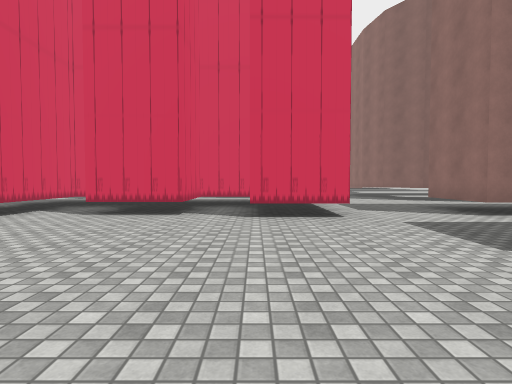
View 1 (above)

24 first-person views from a walk through a scene from a Unity 3-D project. The camera is 1.3 m above the floor, tilts 2° down and sees 80° across. The floor is counted in squares, 2 m on a side. Each view is taken from the middle of a square. On the plan, view 1 faces up. The plan holds only what a view shows up to about 10 squares ahead; the rest is blank. The place goes on beyond the plan. Some surface patterns are stand-ins.

View 2
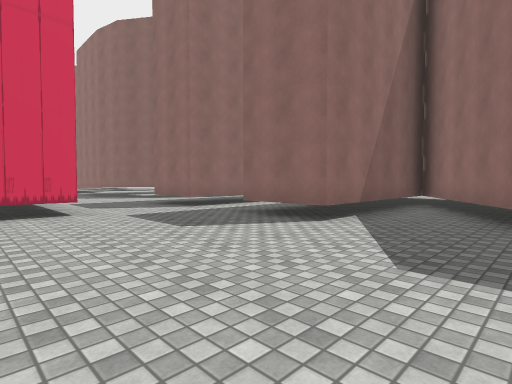

View 3
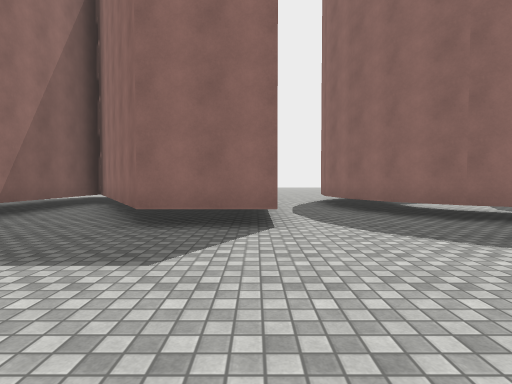

View 4
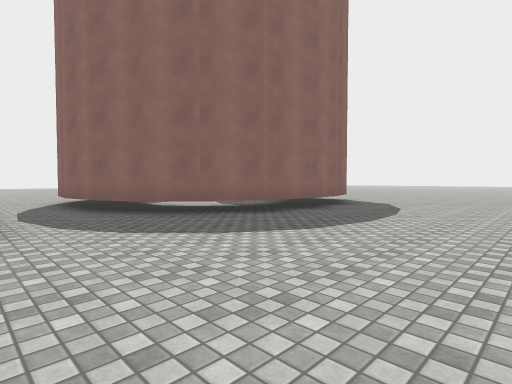

View 5
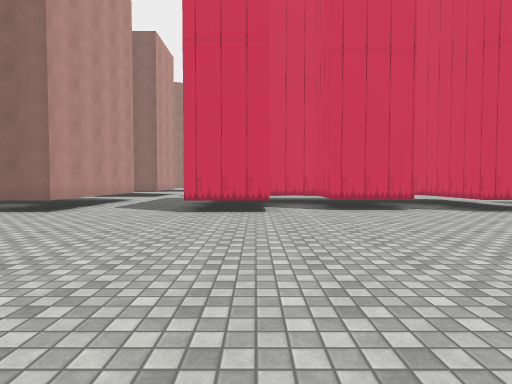

View 6
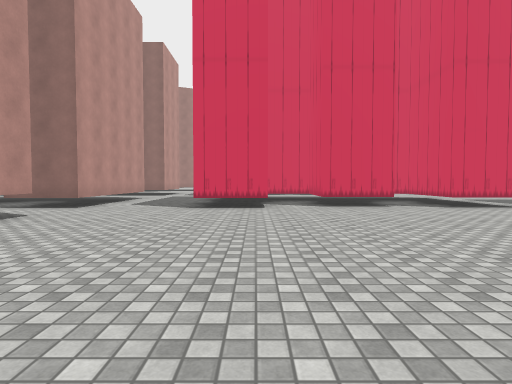

View 7
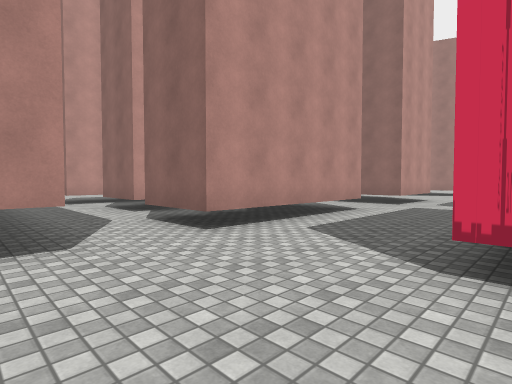

View 8
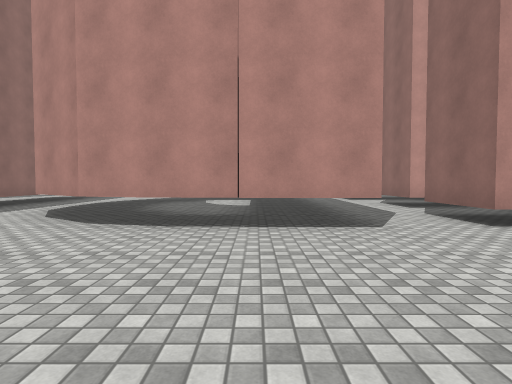

View 9
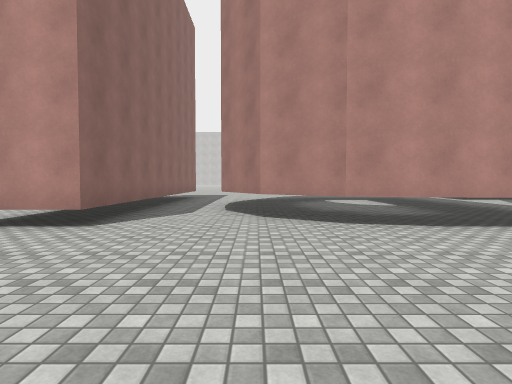

View 10
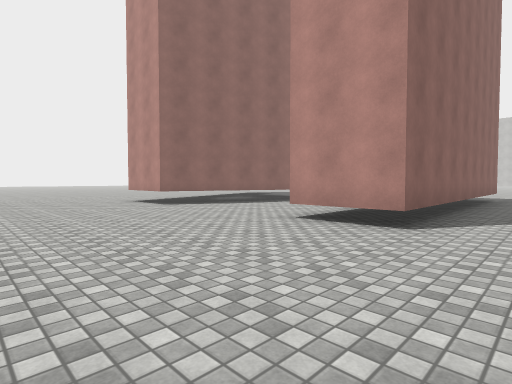

View 11
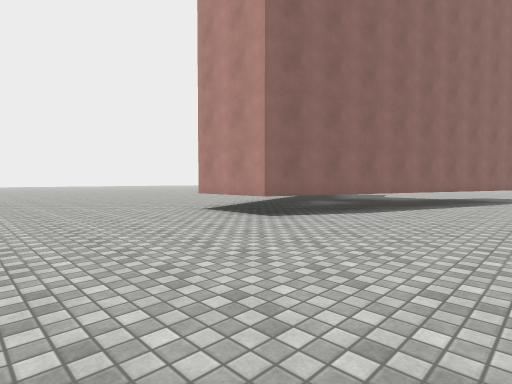

View 12
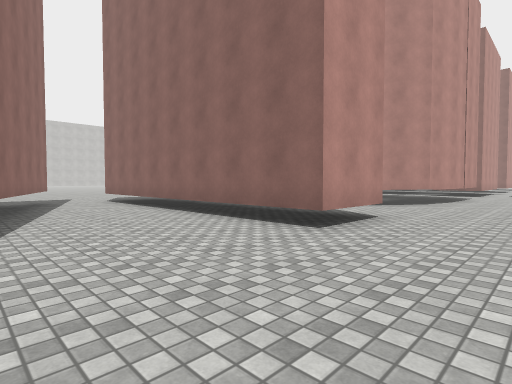

View 13
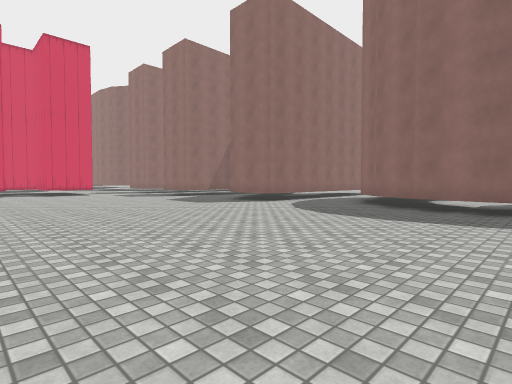

View 14
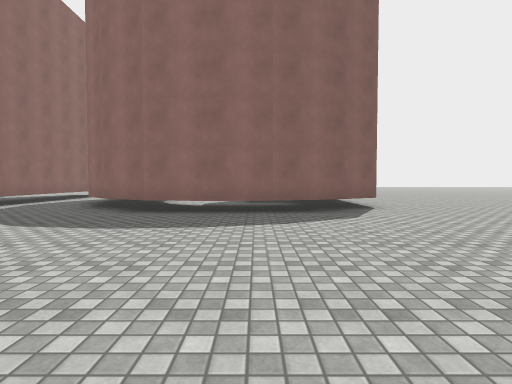

View 15
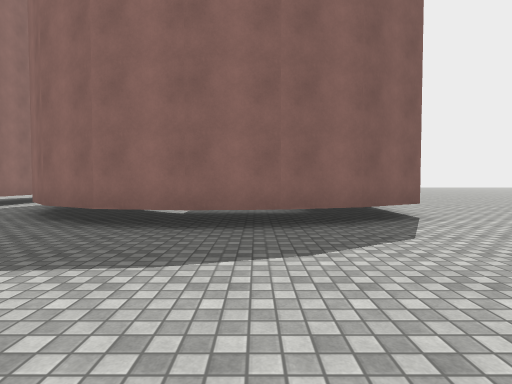

View 16
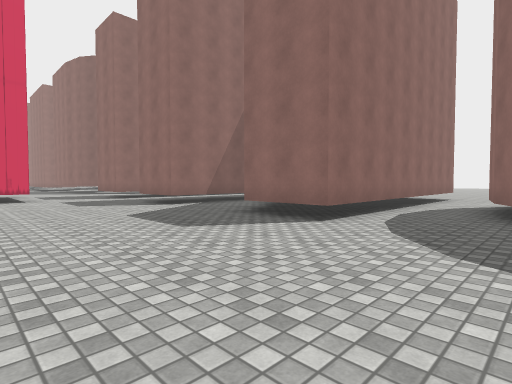

View 17
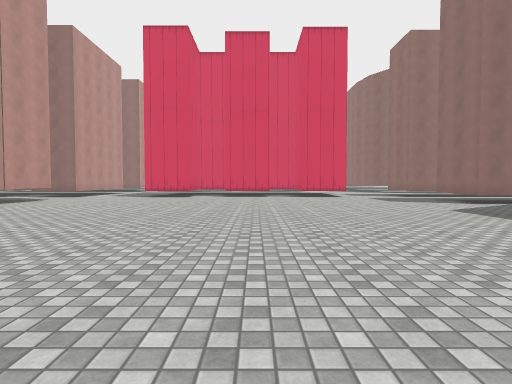

View 18
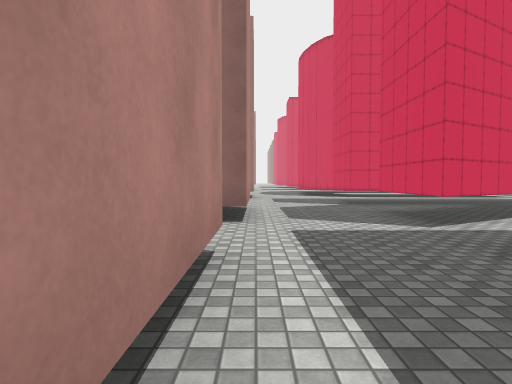

View 19
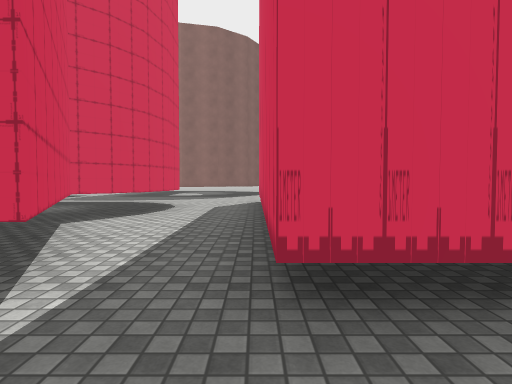

View 20
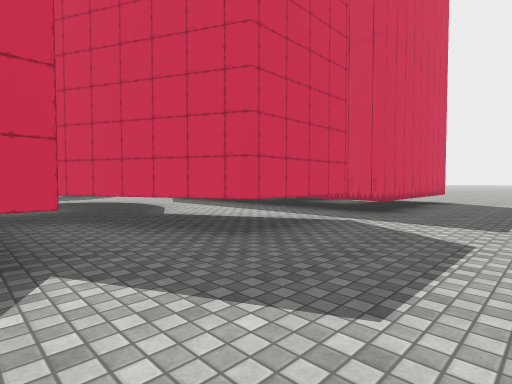

View 21
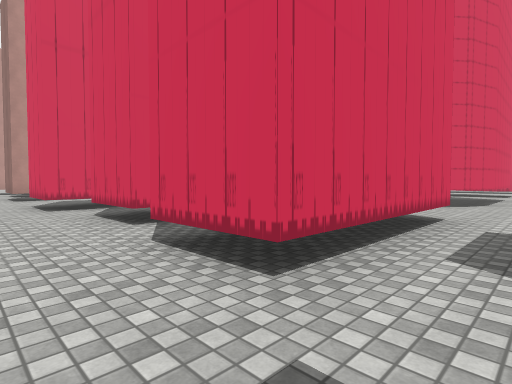

View 22
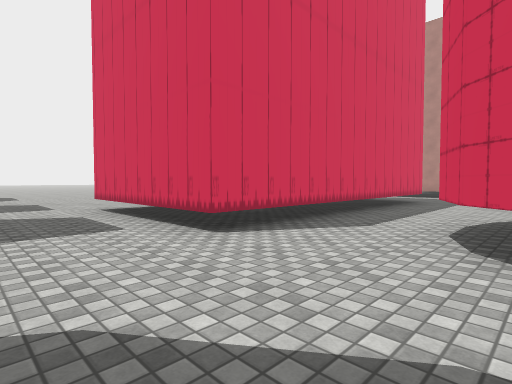

View 23
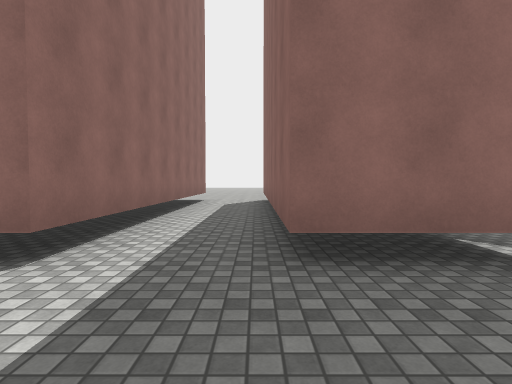

View 24
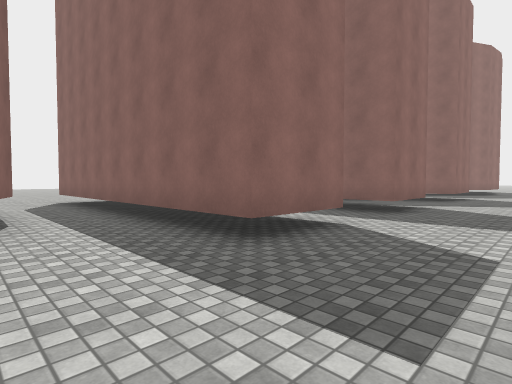

### Floor plan
Key: @ floor where view 1 was taken; # wall or solid block; . floor; T thing the floor can be seen under or through.
Columns run from 19 left of view 1 to 14 right of it. Each row starts with its distance up from view 1.
 17           ...#      #
 16           ...#      #.
 15           ......#   #.
 14           #...TT    T.
 13           #..T TTT  T...
 12          ##..TT...##....
 11         ................
 10         .....########.... ##
  9          #...#### ###.............
  8          #...########.............
  7          #...##.##.##...########.
  6    #.##.##...##.##.##...########
  5     ............................
  4     ............................
  3          #..............########
  2          #..............#####
  1          #.................##
  0          #.........@......##
 -1         ##..............###
 -2        ##...............##
 -3        .................#######
 -4   ..............................
 -5   ########................####..
 -6   ########..... .........##
 -7  .............. ........##
 -8 ............... ........#
 -9 ..###.......... ........#
-10     ####....... ........#
-11        ####....   ......#
-12           #....    .....##
-13           #...      .....#

Positions as (right, up) in squares from view 1, and headings:
1: (0, 0), facing up
2: (0, -1), facing up-right
3: (0, -3), facing right
4: (0, -3), facing down-right
5: (-5, -1), facing up
6: (-5, -2), facing up
7: (-6, 3), facing up-left
8: (-5, 2), facing left
9: (-5, -2), facing left
10: (-5, -3), facing down-left
11: (-5, -7), facing down-left
12: (-7, -10), facing up-left
13: (-3, -10), facing up-right
14: (-2, -10), facing right
15: (0, -10), facing right
16: (0, -6), facing up-right
17: (-2, -7), facing up
18: (-9, 7), facing up
19: (-8, 10), facing right
20: (-9, 16), facing down-right
21: (3, 4), facing up-left
22: (4, 13), facing down-left
23: (2, 4), facing right
24: (2, 10), facing down-right
